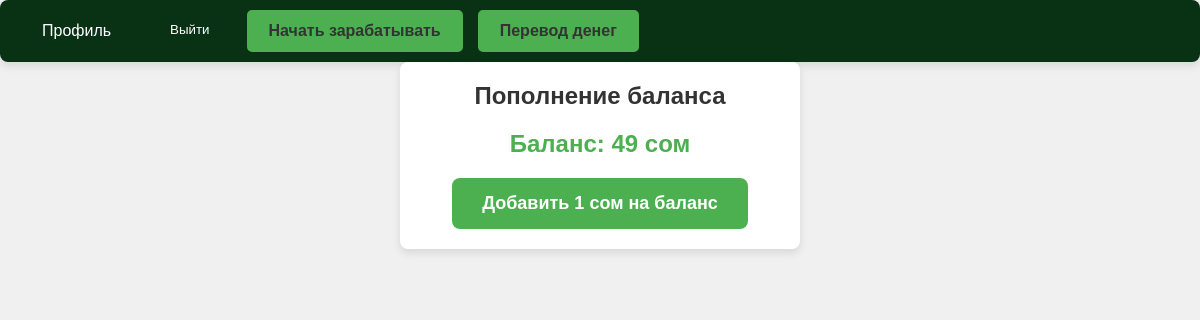
Before: /add-money-page/ (signed in) with the older database file.
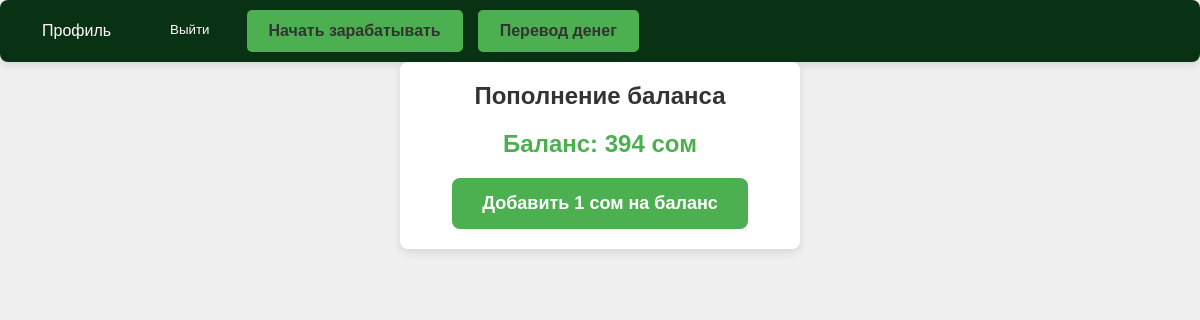
After: the same page with the newer database file.
### users/models.py (models this page shows)
class CustomUser(AbstractUser):
    username = None
    USERNAME_FIELD = 'phone_number'
    REQUIRED_FIELDS = []
    phone_number = models.CharField(
        max_length=25,
        validators=[MinLengthValidator(7)],
        unique=True)
    birth_day = models.DateField(
        null=True,
        blank=True)
    balance = models.PositiveIntegerField(default=0)
    objects = CustomUserManager()
    class Meta:
        verbose_name = "Пользователь"
        verbose_name_plural = "Пользователи"

### users/views.py (the view)
# urls.py: path('add-money-page/', AddMoneyPageView.as_view(), name='add-money-page-url'),
class AddMoneyPageView(TemplateView):
	template_name = 'add-money-page.html'
	def get_context_data(self, **kwargs):
		user = self.request.user
		context = {
			'user': user
		}
		return context

### templates/add-money-page.html (shortened to what this page needs)
<!DOCTYPE html>
<html lang="ru">
<head>
</head>
<body>
    {% include 'header.html' %}
    <div class="container">
        <h2>Пополнение баланса</h2>
        <div class="balance">
            Баланс: <span id="user-balance">{{ user.balance }}</span> сом
        </div>
        <form action="{% url 'add-money-url' %}" method="post">
            <button type="submit" class="button">Добавить 1 cом на баланс</button>
        </form>
    </div>
</body>
</html>

### templates/header.html (shortened to what this page needs)
<header class="header">
        <nav class="nav">
            <a href="{% url 'profile-url' %}" class="nav-btn">Профиль</a>
            {% if user.is_authenticated %}
                <form action="{% url 'make-logout-url'%}" method="POST">
                    <button type="submit" class="nav-btn">Выйти</button>
                </form>
            {% else %}
            <a href="{% url 'register-url' %}" class="nav-btn">Регистрация</a>
            <a href="{% url 'login-url' %}" class="nav-btn">Логин</a>
            {% endif %}
            <a href="{% url 'add-money-page-url' %}" class="nav-btn highlight">Начать зарабатывать</a>
            <a href="{% url 'transaction-page-url' %}" class="nav-btn highlight">Перевод денег</a>
        </nav>
    </header>

### templates/add-money-page.html (style rules this page uses)
body { font-family: Arial, sans-serif; display: flex;  align-items: center; min-height: 100vh; margin: 0; background-color: #f3f4f6; }
.container { max-width: 400px; width: 100%; padding: 20px; border-radius: 8px; background-color: #ffffff; margin: 0 auto; box-shadow: 0 4px 8px rgba(0, 0, 0, 0.1); text-align: center; }
h2 { color: #333; margin-bottom: 20px; }
.balance { font-size: 24px; font-weight: bold; color: #4caf50; margin-bottom: 20px; }
.button { padding: 15px 30px; font-size: 18px; font-weight: bold; color: white; background-color: #4caf50; border: none; border-radius: 8px; cursor: pointer; transition: background-color 0.3s; text-decoration: none; }

### templates/header.html (style rules this page uses)
* { margin: 0; padding: 0; box-sizing: border-box; font-family: Arial, sans-serif; }
body { display: flex; flex-direction: column; background-color: #f0f0f0; }
.header { display: flex; justify-content: space-between; align-items: center; width: 100%; max-width: 1200px; padding: 10px 20px; background-color: #093214; color: white; box-shadow: 0px 4px 8px rgba(0, 0, 0, 0.1); border-radius: 8px; }
.nav { display: flex; gap: 15px; }
.nav-btn { padding: 10px 20px; color: #fff; text-decoration: none; background-color: transparent; border: 2px solid transparent; border-radius: 5px; transition: background-color 0.3s ease, border-color 0.3s ease; }
.highlight { color: #333; background-color: #4caf50; border: 2px solid #4caf50; font-weight: bold; }

Changed rows visible on the page:
changed CustomUser: balance "49" → "394"
